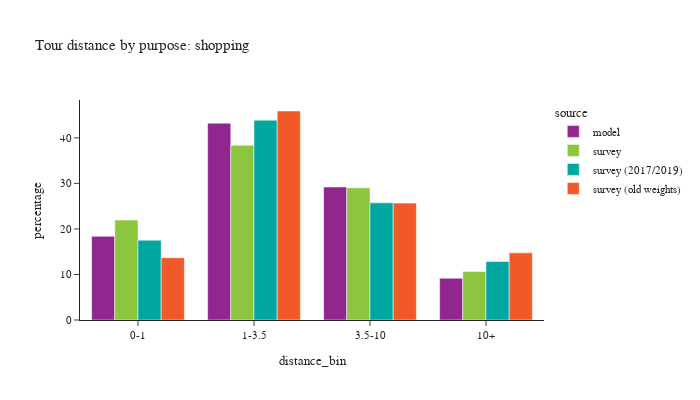

Notebook code cell kept with this figure:
### Code cell
plot_bins(tour, tour['pdpurp'] == 5, 'shopping')

### Figure 1 — Plotly figure (JSON) as saved in the notebook; plotly's stock layout.template omitted (floating-point values rounded to 4 significant figures)
{"data": [{"alignmentgroup": "True", "customdata": [[70700], [166249], [112353], [35257]], "hovertemplate": "source=model<br>distance_bin=%{x}<br>percentage=%{y}<br>sample count=%{customdata[0]}<extra></extra>", "legendgroup": "model", "marker": {"color": "#91268F", "pattern": {"shape": ""}}, "name": "model", "offsetgroup": "model", "orientation": "v", "showlegend": true, "textposition": "auto", "type": "bar", "x": ["0-1", "1-3.5", "3.5-10", "10+"], "xaxis": "x", "y": [18.38, 43.23, 29.22, 9.168], "yaxis": "y"}, {"alignmentgroup": "True", "customdata": [[455], [518], [392], [118]], "hovertemplate": "source=survey<br>distance_bin=%{x}<br>percentage=%{y}<br>sample count=%{customdata[0]}<extra></extra>", "legendgroup": "survey", "marker": {"color": "#8CC63E", "pattern": {"shape": ""}}, "name": "survey", "offsetgroup": "survey", "orientation": "v", "showlegend": true, "textposition": "auto", "type": "bar", "x": ["0-1", "1-3.5", "3.5-10", "10+"], "xaxis": "x", "y": [21.95, 38.38, 29.04, 10.64], "yaxis": "y"}, {"alignmentgroup": "True", "customdata": [[424], [479], [367], [115]], "hovertemplate": "source=survey (2017/2019)<br>distance_bin=%{x}<br>percentage=%{y}<br>sample count=%{customdata[0]}<extra></extra>", "legendgroup": "survey (2017/2019)", "marker": {"color": "#00A7A0", "pattern": {"shape": ""}}, "name": "survey (2017/2019)", "offsetgroup": "survey (2017/2019)", "orientation": "v", "showlegend": true, "textposition": "auto", "type": "bar", "x": ["0-1", "1-3.5", "3.5-10", "10+"], "xaxis": "x", "y": [17.54, 43.89, 25.73, 12.85], "yaxis": "y"}, {"alignmentgroup": "True", "customdata": [[920], [905], [521], [148]], "hovertemplate": "source=survey (old weights)<br>distance_bin=%{x}<br>percentage=%{y}<br>sample count=%{customdata[0]}<extra></extra>", "legendgroup": "survey (old weights)", "marker": {"color": "#F05A28", "pattern": {"shape": ""}}, "name": "survey (old weights)", "offsetgroup": "survey (old weights)", "orientation": "v", "showlegend": true, "textposition": "auto", "type": "bar", "x": ["0-1", "1-3.5", "3.5-10", "10+"], "xaxis": "x", "y": [13.68, 45.9, 25.67, 14.75], "yaxis": "y"}], "layout": {"barmode": "group", "font": {"size": 11}, "height": 400, "legend": {"title": {"text": "source"}, "tracegroupgap": 0}, "title": {"text": "Tour distance by purpose: shopping"}, "width": 700, "xaxis": {"anchor": "y", "domain": [0.0, 1.0], "title": {"text": "distance_bin"}}, "yaxis": {"anchor": "x", "domain": [0.0, 1.0], "title": {"text": "percentage"}}}}
